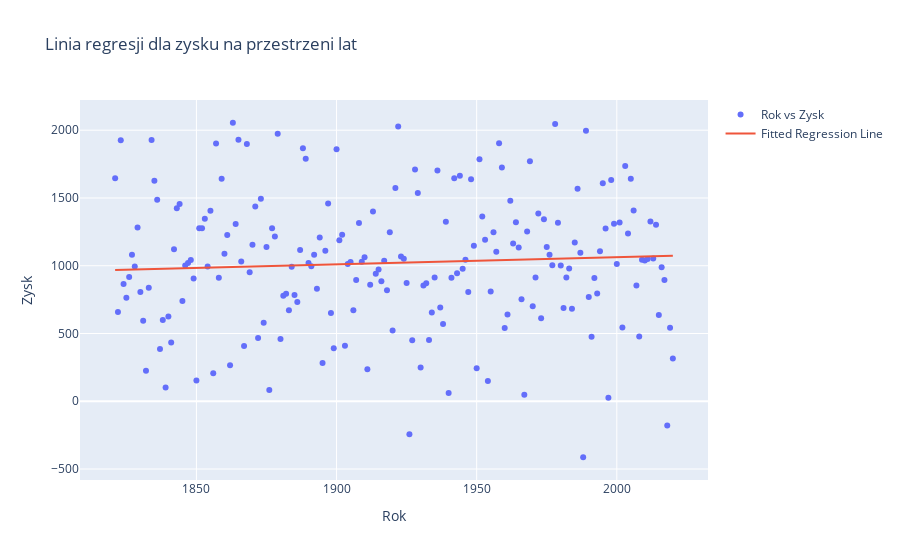

Notebook source saved alongside this figure:
### Code cell
# Korzystając z danych w pliku ZyskiFirmyX.csv stwórz model regresji liniowej i biblioteki statmodels:

mod = sm.OLS(zyski.Zysk, zyski.Rok).fit()

# Wyświetl wykres pokazujący zyski w czasie. 

zyski["fitted"] = mod.fittedvalues

fig = go.Figure()
fig.add_trace(go.Scatter(
    x=zyski["Rok"], y=zyski["Zysk"], name="Rok vs Zysk", mode="markers"))
fig.add_trace(go.Scatter(
    x=zyski["Rok"], y=zyski["fitted"], name="Fitted Regression Line"))
fig.update_layout(title="Linia regresji dla zysku na przestrzeni lat", xaxis_title="Rok",
    yaxis_title="Zysk")
fig.show()
# Czy da się zaobserwować trend? Jaki?

# Obserwujemy minimalny trend wzrostowy.

### Figure 1 — Plotly figure (JSON) as saved in the notebook; plotly's stock layout.template omitted (floating-point values rounded to 4 significant figures; data arrays with more than 128 entries replaced by an {"elided": "..."} marker saying what was removed)
{"data": [{"mode": "markers", "name": "Rok vs Zysk", "type": "scatter", "x": {"elided": "200 int values"}, "y": {"elided": "200 int values"}}, {"name": "Fitted Regression Line", "type": "scatter", "x": {"elided": "200 int values"}, "y": {"elided": "200 float values"}}], "layout": {"title": {"text": "Linia regresji dla zysku na przestrzeni lat"}, "xaxis": {"title": {"text": "Rok"}}, "yaxis": {"title": {"text": "Zysk"}}}}
